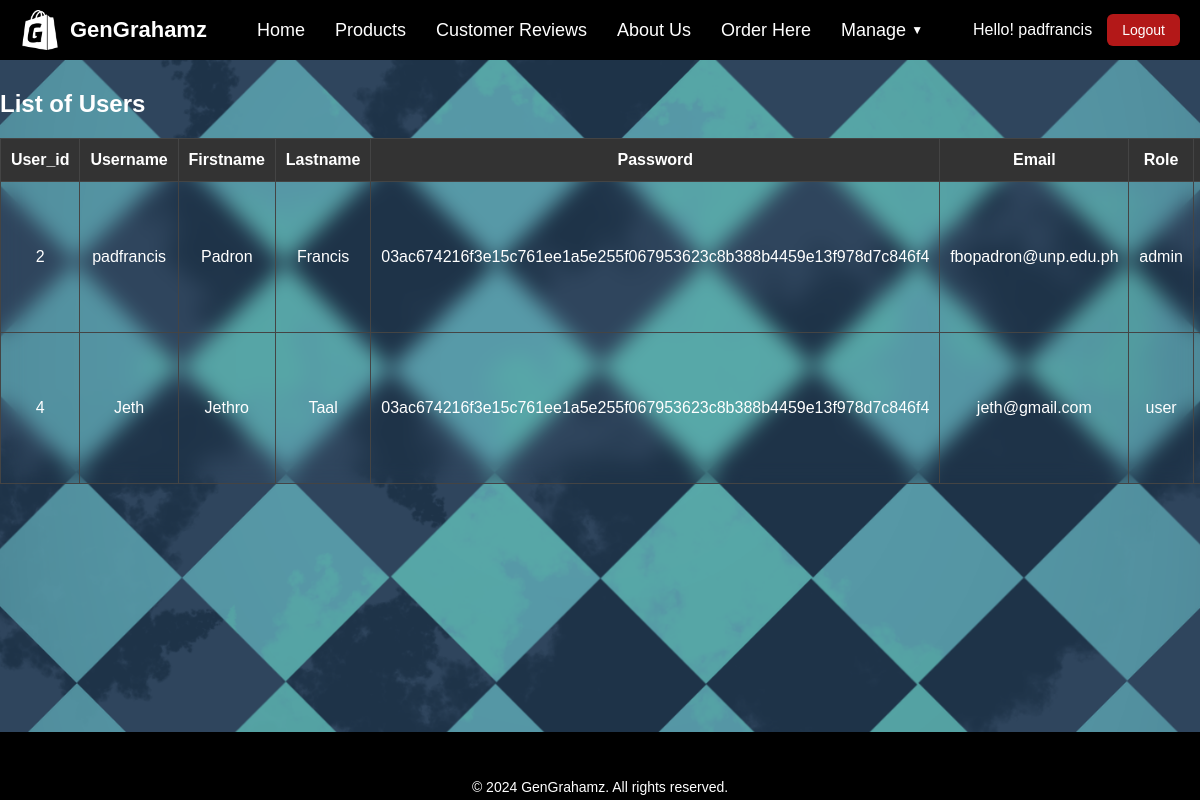
The app's page /controller/users.php (signed in) with its own data.
### tables this page shows
CREATE TABLE IF NOT EXISTS users (
    user_id INT AUTO_INCREMENT PRIMARY KEY,
    username VARCHAR(50) NOT NULL UNIQUE, 
    firstname VARCHAR(50) NOT NULL,
    lastname VARCHAR(50) NOT NULL,
    password CHAR(64) NOT NULL,
    email VARCHAR(100) NOT NULL UNIQUE,
    role ENUM('admin', 'user') NOT NULL DEFAULT 'user',
    created_at TIMESTAMP DEFAULT CURRENT_TIMESTAMP
);

### controller/users.php (the view, shortened to what this page needs)
<!DOCTYPE html>
<html lang="en">
<head>
  <link rel="stylesheet" href="/web/assets/css/users.css">
</head>
<body>
<div class="container">
  <nav class="navbar">
    <div class="logo">
      <a href="../index.php">
        <img src="../assets/images/logo2.png" alt="GenGrahamz Logo">
        <p>GenGrahamz</p>
      </a>
    </div>
    <ul class="nav-links">
      <li><a href="../index.php">Home</a></li>
      <li class="dropdown">
        <a href="../products/product.php">Products</a>
      </li>
      <li><a href="../reviews.php">Customer Reviews</a></li>
      <li><a href="../about.php">About Us</a></li>
      <li><a href="../contact.php">Order Here</a></li>
      <?php if (isset($_SESSION['role']) && $_SESSION['role'] === 'admin' && isset($_SESSION['user'])): ?>
        <li class="dropdown" id="manage">
          <a href="">Manage <span class="arrow">▼</span></a>
        </li>
      <?php endif; ?>
    </ul>
    <div class="user-info">
      <span class="username">
        <?php
        if (isset($_SESSION['user'])) {
          echo htmlspecialchars("Hello! " . $_SESSION['user']);
        } else {
          echo "Guest";
        }
        ?>
      </span>
      <?php if (isset($_SESSION['user'])): ?>
        <form action="logout.php" method="post" class="logout-form" onsubmit="return confirm('<?php echo $_SESSION['user'];?>, are you sure you want to Logout?')">
          <button class="logout-btn" type="submit" class="logout-btn">Logout</button>
        </form>
      <?php endif; ?>
    </div>
  </nav>
</div>
<section class="users-section">
  <div class="table-container">
    <h2>List of Users</h2>
    <table class="">
      <tr>
        <th>User_id</th>
        <th>Username</th>
        <th>Firstname</th>
        <th>Lastname</th>
        <th>Password</th>
        <th>Email</th>
        <th>Role</th>
        <th>Created_at</th>
      </tr>
      <tbody id="searchresult">
        <?php
        include '../assets/config/conn.php';
        $stmt = $conn->prepare("SELECT * FROM `users`");
        $stmt->execute();
        $result = $stmt->fetchAll();
        foreach ($result as $row) {
          $ID = $row['user_id'];
          $Username = $row['username'];
          $Firstname = $row['firstname'];
          $Lastname = $row['lastname'];
          $Password = $row['password'];
          $Email = $row["email"];
          $Role = $row['role'];
          $Created_at = $row["created_at"];
        ?>
          <tr>
            <td id="ID-<?= $ID ?>"><?php echo $ID ?></td>
            <td id="Username-<?= $Username ?>"><?php echo $Username ?></td>
            <td id="Firstname-<?= $Firstname ?>"><?php echo $Firstname ?></td>
            <td id="Lastname-<?= $Lastname ?>"><?php echo $Lastname ?></td>
            <td id="Password-<?= $Password ?>"><?php echo $Password ?></td>
            <td id="Email-<?= $Email ?>"><?php echo $Email ?></td>
            <td id="Username-<?= $Role ?>"><?php echo $Role ?></td>
            <td id="Created_at-<?= $Created_at ?>"><?php echo $Created_at ?></td>
          </tr>
        <?php
        }
        ?>
      </tbody>
    </table>
  </div>
</section>
<footer class="footer">
  <div class="container2">
    <p>&copy; <?php echo date("Y"); ?> GenGrahamz. All rights reserved.</p>
  </div>
</footer>
</body>
</html>

### assets/css/users.css (style rules this page uses)
body, ul, li, a, button, p, footer { margin: 0; padding: 0; list-style: none; text-decoration: none; font-family: Arial, sans-serif; background-color: #000000; }
body { background-image: url('../images/bg.png'); background-repeat: no-repeat; background-size:cover; }
h2 { color:white; }
.container { background-color: #000000; margin: 0px auto; }
.container2 { background-color: #000000; }
.navbar { display: flex; justify-content: space-between; align-items: center; background-color: #000; color: #fff; padding: 10px 20px; z-index: 100; }
.user-info { display: flex; align-items: center; gap: 15px; }
.user-info .username { font-size: 16px; color: #fff; }
.logout-form { margin: 0; }
.logout-btn { padding: 8px 15px; background-color: #007bff; color: #fff; border: none; border-radius: 6px; font-size: 14px; cursor: pointer; transition: background-color 0.3s ease, transform 0.2s; }
.logo a { display: flex; align-items: center; }
.logo { display: flex; align-items: center; }
.logo img { height: 40px; margin-right: 10px; }
.logo p { color: white; font-size: 22px; font-weight: bold; background-color: #000; }
.nav-links { display: flex; align-items: center; gap: 30px; flex-grow: 1; justify-content: center; list-style: none; }
.nav-links li { position: relative; }
.nav-links a { color: rgb(255, 255, 255); font-size: 18px; transition: color 0.3s; display: flex; align-items: center; }
.arrow { margin-left: 5px; font-size: 12px; }
footer { background-color: #000000; color: #ffffff; padding: 20px 0; text-align: center; width: 100%; bottom: 0; height: 1px; }
footer p { margin: 0; font-size: 14px; background-color: #000000; }
.logout-btn { padding: 8px 15px; background-color: #b31818; color: #fff; border: none; border-radius: 6px; font-size: 14px; cursor: pointer; transition: background-color 0.3s ease, transform 0.2s; }
.logo { display: flex; float:left; }
.logo p { color: white; font-size: 22px; font-weight: bold; }
footer { background-color: #000000; color: #ffffff; padding: 20px 0; text-align: center; position: absolute; width: 100%; bottom: 0; height: 1px; }
footer p { margin: 0; font-size: 14px; }
.table-container { overflow-x: auto; margin: 0 auto; max-width: 100%; }
table { width: 100%; border-collapse: collapse; margin:0px; font-size: 16px; text-align: center; min-width: 600px; backdrop-filter: blur(10px); -webkit-backdrop-filter: blur(10px); border:1px solid rgba(255,255,255, 0.5); background-color: transparent; }
table th, table td { padding: 12px 9.9px; border: 1px solid #444; color:white; }
table th { background-color: #333; color: #fff; }
.users-section { margin-top:10px; }

### records on screen
users: user_id "2", username "padfrancis", firstname "Padron", lastname "Francis", password "03ac674216f3e15c761ee1a5e255f067953623c8b388b4459e13f978d7c846f4", email "fbopadron@unp.edu.ph", role "admin"
users: user_id "4", username "Jeth", firstname "Jethro", lastname "Taal", password "03ac674216f3e15c761ee1a5e255f067953623c8b388b4459e13f978d7c846f4", email "jeth@gmail.com", role "user"
